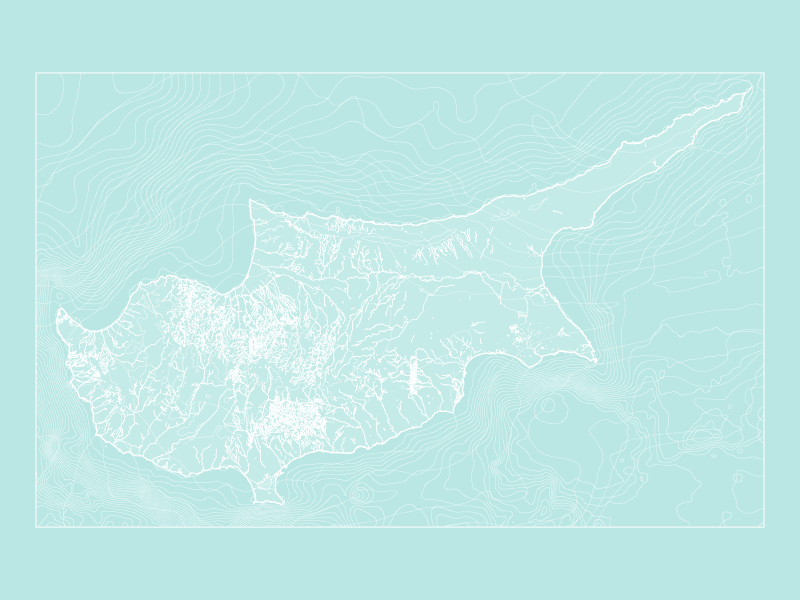
#> input picture Scripts/artwork/CyprusAbout-source.png, 1600 x 1200 px (shown at 1/2 size)
$ python crop-about-artwork.py
#> lines starting #> are read from the running program, lines starting #| are printed output that depends on the picture
#!/usr/bin/env python3
"""Crop and tone the About window's key art.

The source is the application's own output — Cyprus in the Monochrome Figure
Ground preset, exported whole. The About window wants a wide band rather
than the whole island, so this crops to the southwest around Paphos, drops
the northern coast entirely, and darkens the sea a little so white type and
white contour lines both hold up against it.

    python3 Scripts/crop-about-artwork.py

Reads Scripts/artwork/CyprusAbout-source.png and writes the cropped result
into the asset catalogue. Keeping the untouched export in the repository
means the framing can be changed later without re-exporting from the app.
"""
from __future__ import annotations

import sys
from pathlib import Path

try:
    import numpy as np
    from PIL import Image
except ImportError:                                    # pragma: no cover
    sys.exit("needs Pillow and numpy: pip install Pillow numpy")

ROOT = Path(__file__).resolve().parents[1]
#: The untouched export lives outside the asset catalogue on purpose: a
#: stray file inside an .imageset is an "unassigned child" warning at build.
SOURCE = ROOT / "Scripts/artwork/CyprusAbout-source.png"
TARGET = (ROOT / "App/HipparchusApp/Resources/Assets.xcassets"
          / "CyprusAbout.imageset/CyprusAbout.png")

#: Region of the full-island export to keep, in source pixels.
#: Left edge starts just off the west coast so Paphos sits in from the
#: margin; the top is below the Troodos ridge, so the northern half of the
#: island and its long sea gap never appear.
#:
#: Every edge sits *inside* the frame the renderer draws around the map —
#: white lines at x=57 and x=1222, y=116 and y=843 in this export. The first
#: version began at x=40, which put the left frame line in shot as a bright
#: vertical rule down the splash. The bounds are asserted below rather than
#: trusted, because the frame moves if the export size ever changes.
FRAME = (57, 116, 1222, 843)

#: Clearing the frame *line* was not enough. x=60 cleared it by three pixels
#: and still caught the flat margin the renderer leaves between the frame and
#: the first drawn contour: about fifteen source pixels of unbroken sea, which
#: became a pale vertical band down the left of the About window — the same
#: fault as the first version, quieter. Starting at 75 puts the crop into
#: drawn map on every edge, and the right edge follows so the aspect still
#: matches OUTPUT exactly, which is what lets the header fill 640x250 with
#: nothing stretched and nothing left over.
CROP = (75, 470, 1027, 842)

#: The About header is 640x250pt, so 2x wants 1280x500.
OUTPUT = (1280, 500)

#: Gamma applied to darken the sea. Greater than 1 pulls the midtones down
#: while leaving 255 at 255, so the white coastline and contours stay white
#: and gain contrast rather than going grey with everything else.
#:
#: Gentler than it was: the ground is now a 30% turquoise rather than a pale
#: grey-blue, and 2.0 took that to a mid teal dark enough to stop reading as
#: light. 1.35 keeps the type legible without losing the tint.
GAMMA = 1.35


def main() -> int:
    if not SOURCE.exists():
        sys.exit(f"no source artwork at {SOURCE}")

    image = Image.open(SOURCE).convert("RGB")
    if not (CROP[0] > FRAME[0] and CROP[1] > FRAME[1]
            and CROP[2] < FRAME[2] and CROP[3] < FRAME[3]):
        sys.exit(f"crop {CROP} touches the rendered frame {FRAME} — "
                 "its border would show as a line across the artwork")
    expected = (CROP[2] - CROP[0]) / (CROP[3] - CROP[1])
    if abs(expected - OUTPUT[0] / OUTPUT[1]) > 0.01:
        sys.exit(f"crop aspect {expected:.3f} does not match output "
                 f"{OUTPUT[0] / OUTPUT[1]:.3f} — the image would be stretched")

    cropped = image.crop(CROP)
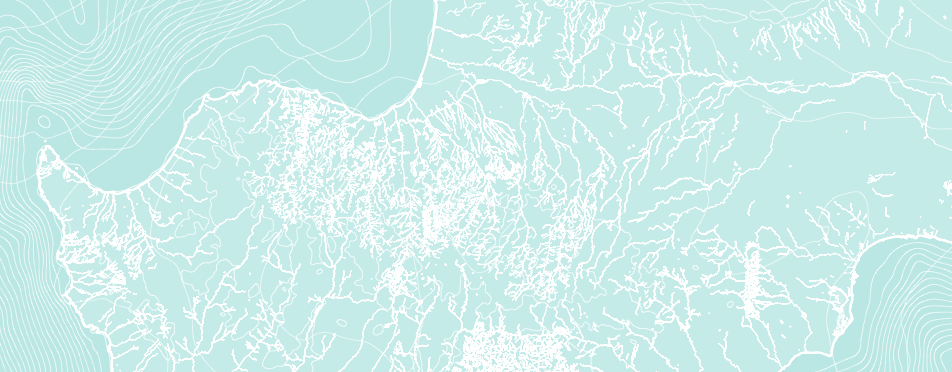
#> cropped: PIL image 952x372 RGB; mean R, G, B 204.9, 237.9, 235.5
    values = np.asarray(cropped).astype(np.float32) / 255.0
    darkened = Image.fromarray((np.power(values, GAMMA) * 255).astype(np.uint8))
    darkened.resize(OUTPUT, Image.LANCZOS).save(TARGET)

    print(f"wrote {TARGET.relative_to(ROOT)}")
    print(f"  crop {CROP}  gamma {GAMMA}  -> {OUTPUT[0]}x{OUTPUT[1]}")
    print(f"  sea was {tuple(np.asarray(image)[5, 5][:3])}, "
          f"now {darkened.getpixel((5, 5))}")
#|   sea was (186, 231, 228), now (166, 223, 219)
    return 0


if __name__ == "__main__":
    raise SystemExit(main())
#> (the program exits here)
